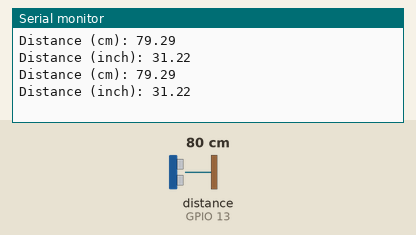
Bench run of a sketch on a simulated ESP32. Shown: the last lines printed to the serial monitor. Wiring (inferred from the names in the program): ultrasonic range finder: trigger GPIO 12; echo GPIO 13. Inputs (shaded band) come from the test bench; at power-on: distance to the obstacle (sensor on GPIO 13) 80 cm. The echo pulse lasts 58.3 µs per cm.

Above: at 1.8 s.
1.9 s: distance to the obstacle (sensor on GPIO 13) set to 2 cm
At 2.8 s:
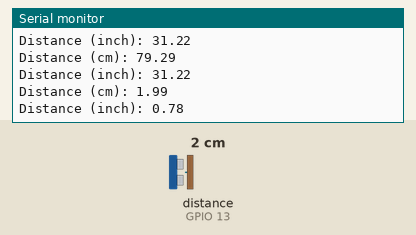
3.4 s: distance to the obstacle (sensor on GPIO 13) set to 4 cm
At 4.7 s:
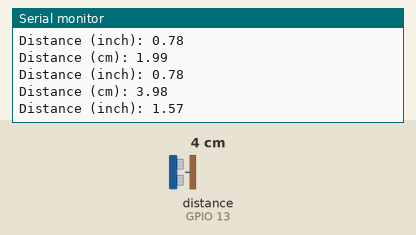
Timing chart, 0 to 6.4 s (numbered marks = the images above; inputs shaded):
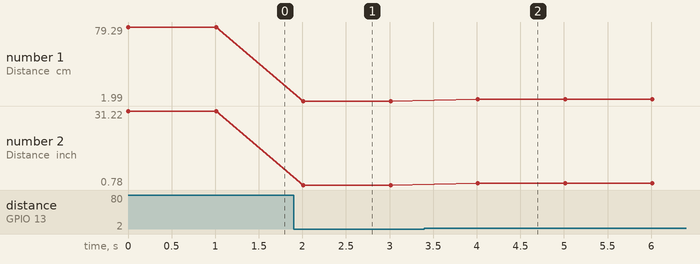

The sketch:

sonor.ino
```cpp
const int trigPin = 12;
const int echoPin = 13;

//define sound speed in cm/uS
#define SOUND_SPEED 0.034
#define CM_TO_INCH 0.393701

long duration;
float distanceCm;
float distanceInch;

void setup() {
  // put your setup code here, to run once:
  Serial.begin(19200);
  pinMode(trigPin, OUTPUT); // Sets the trigPin as an Output
  pinMode(echoPin, INPUT);

}

void loop() {
  // put your main code here, to run repeatedly:
   // Clears the trigPin
  digitalWrite(trigPin, LOW);
  delayMicroseconds(2);
  // Sets the trigPin on HIGH state for 10 micro seconds
  digitalWrite(trigPin, HIGH);
  delayMicroseconds(10);
  digitalWrite(trigPin, LOW);

  // Reads the echoPin, returns the sound wave travel time in microseconds
  duration = pulseIn(echoPin, HIGH);

  // Calculate the distance
  distanceCm = duration * SOUND_SPEED/2;

  // Convert to inches
  distanceInch = distanceCm * CM_TO_INCH;

  // Prints the distance in the Serial Monitor
  Serial.print("Distance (cm): ");
  Serial.println(distanceCm);
  Serial.print("Distance (inch): ");
  Serial.println(distanceInch);

  delay(1000);
}
```

Measured:
- after the input at 1.9 s, the serial monitor: prints a new line after 0.11 s (image 1)
- after the input at 3.4 s, the serial monitor: prints a new line after 0.61 s (image 2)
- plotted number 1: 79.29 → 1.99 after the input at 1.9 s, 1.99 → 3.98 after the input at 3.4 s
- plotted number 2: 31.22 → 0.78 after the input at 1.9 s, 0.78 → 1.57 after the input at 3.4 s
